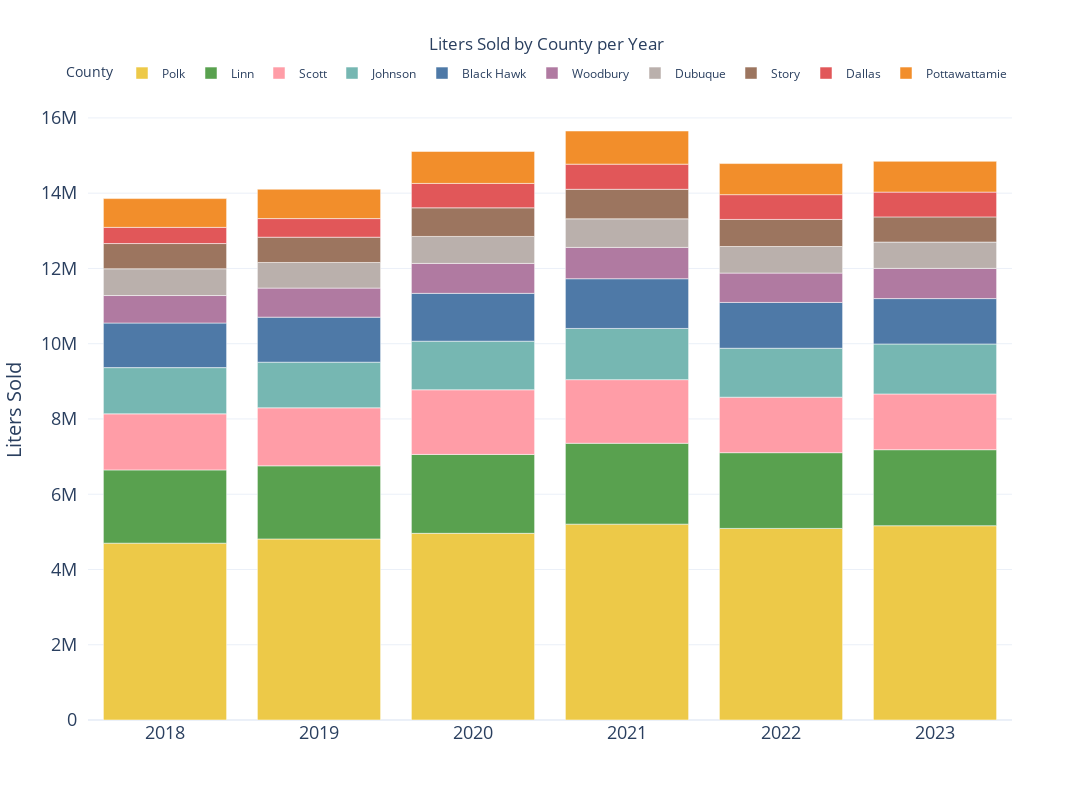

This figure's notebook cell:
### Code cell
# Convert DataFrame to long format
df_long = pivot_table_df.reset_index().melt(id_vars='year', var_name='County', value_name='Liters Sold')

# Create the stacked bar chart
fig = px.bar(
    df_long,
    x='year',  
    y='Liters Sold',
    color='County',  # stack by 'County'
    title='Liters Sold by County per Year',
    labels={'index': 'Year ', 'county': 'County '}, 
    template='plotly_white',
    color_discrete_map = county_colors
)

# Update layout 
fig.update_layout(
    xaxis = dict(
        title = None,
        title_font = dict(size = 20),
        tickfont=dict(size=18),
    ),
    yaxis = dict(
        title='Liters Sold',
        title_font = dict(size = 20),
        tickfont=dict(size=18),
        ticksuffix = '  '),

    legend=dict(
        orientation="h",
        yanchor="bottom",
        y=1.02,
        xanchor="right",
        x=1,
    ),
        title=dict(
        text = "Liters Sold by County per Year",
        x = .5,
        xanchor = 'center'),
    width = 1100,
    height = 800
)

fig.show()

### Figure 1 — Plotly figure (JSON) as saved in the notebook; plotly's stock layout.template omitted (floating-point values rounded to 4 significant figures)
{"data": [{"alignmentgroup": "True", "hovertemplate": "County=Polk<br>year=%{x}<br>Liters Sold=%{y}<extra></extra>", "legendgroup": "Polk", "marker": {"color": "#edc948", "pattern": {"shape": ""}}, "name": "Polk", "offsetgroup": "Polk", "orientation": "v", "showlegend": true, "textposition": "auto", "type": "bar", "x": ["2018", "2019", "2020", "2021", "2022", "2023"], "xaxis": "x", "y": [4699000.0, 4811000.0, 4961000.0, 5205000.0, 5091000.0, 5163000.0], "yaxis": "y"}, {"alignmentgroup": "True", "hovertemplate": "County=Linn<br>year=%{x}<br>Liters Sold=%{y}<extra></extra>", "legendgroup": "Linn", "marker": {"color": "#59a14f", "pattern": {"shape": ""}}, "name": "Linn", "offsetgroup": "Linn", "orientation": "v", "showlegend": true, "textposition": "auto", "type": "bar", "x": ["2018", "2019", "2020", "2021", "2022", "2023"], "xaxis": "x", "y": [1946000.0, 1943000.0, 2096000.0, 2149000.0, 2012000.0, 2020000.0], "yaxis": "y"}, {"alignmentgroup": "True", "hovertemplate": "County=Scott<br>year=%{x}<br>Liters Sold=%{y}<extra></extra>", "legendgroup": "Scott", "marker": {"color": "#ff9da7", "pattern": {"shape": ""}}, "name": "Scott", "offsetgroup": "Scott", "orientation": "v", "showlegend": true, "textposition": "auto", "type": "bar", "x": ["2018", "2019", "2020", "2021", "2022", "2023"], "xaxis": "x", "y": [1490000.0, 1542000.0, 1718000.0, 1691000.0, 1474000.0, 1481000.0], "yaxis": "y"}, {"alignmentgroup": "True", "hovertemplate": "County=Johnson<br>year=%{x}<br>Liters Sold=%{y}<extra></extra>", "legendgroup": "Johnson", "marker": {"color": "#76b7b2", "pattern": {"shape": ""}}, "name": "Johnson", "offsetgroup": "Johnson", "orientation": "v", "showlegend": true, "textposition": "auto", "type": "bar", "x": ["2018", "2019", "2020", "2021", "2022", "2023"], "xaxis": "x", "y": [1229000.0, 1212000.0, 1291000.0, 1361000.0, 1301000.0, 1328000.0], "yaxis": "y"}, {"alignmentgroup": "True", "hovertemplate": "County=Black Hawk<br>year=%{x}<br>Liters Sold=%{y}<extra></extra>", "legendgroup": "Black Hawk", "marker": {"color": "#4e79a7", "pattern": {"shape": ""}}, "name": "Black Hawk", "offsetgroup": "Black Hawk", "orientation": "v", "showlegend": true, "textposition": "auto", "type": "bar", "x": ["2018", "2019", "2020", "2021", "2022", "2023"], "xaxis": "x", "y": [1185000.0, 1196000.0, 1272000.0, 1321000.0, 1217000.0, 1206000.0], "yaxis": "y"}, {"alignmentgroup": "True", "hovertemplate": "County=Woodbury<br>year=%{x}<br>Liters Sold=%{y}<extra></extra>", "legendgroup": "Woodbury", "marker": {"color": "#b07aa1", "pattern": {"shape": ""}}, "name": "Woodbury", "offsetgroup": "Woodbury", "orientation": "v", "showlegend": true, "textposition": "auto", "type": "bar", "x": ["2018", "2019", "2020", "2021", "2022", "2023"], "xaxis": "x", "y": [731000.0, 772700.0, 795800.0, 832600.0, 779900.0, 802500.0], "yaxis": "y"}, {"alignmentgroup": "True", "hovertemplate": "County=Dubuque<br>year=%{x}<br>Liters Sold=%{y}<extra></extra>", "legendgroup": "Dubuque", "marker": {"color": "#bab0ac", "pattern": {"shape": ""}}, "name": "Dubuque", "offsetgroup": "Dubuque", "orientation": "v", "showlegend": true, "textposition": "auto", "type": "bar", "x": ["2018", "2019", "2020", "2021", "2022", "2023"], "xaxis": "x", "y": [710400.0, 681100.0, 716500.0, 759200.0, 706100.0, 699600.0], "yaxis": "y"}, {"alignmentgroup": "True", "hovertemplate": "County=Story<br>year=%{x}<br>Liters Sold=%{y}<extra></extra>", "legendgroup": "Story", "marker": {"color": "#9c755f", "pattern": {"shape": ""}}, "name": "Story", "offsetgroup": "Story", "orientation": "v", "showlegend": true, "textposition": "auto", "type": "bar", "x": ["2018", "2019", "2020", "2021", "2022", "2023"], "xaxis": "x", "y": [670700.0, 671800.0, 761100.0, 784300.0, 719500.0, 668400.0], "yaxis": "y"}, {"alignmentgroup": "True", "hovertemplate": "County=Dallas<br>year=%{x}<br>Liters Sold=%{y}<extra></extra>", "legendgroup": "Dallas", "marker": {"color": "#e15759", "pattern": {"shape": ""}}, "name": "Dallas", "offsetgroup": "Dallas", "orientation": "v", "showlegend": true, "textposition": "auto", "type": "bar", "x": ["2018", "2019", "2020", "2021", "2022", "2023"], "xaxis": "x", "y": [430200.0, 494200.0, 648200.0, 668600.0, 658800.0, 658800.0], "yaxis": "y"}, {"alignmentgroup": "True", "hovertemplate": "County=Pottawattamie<br>year=%{x}<br>Liters Sold=%{y}<extra></extra>", "legendgroup": "Pottawattamie", "marker": {"color": "#f28e2b", "pattern": {"shape": ""}}, "name": "Pottawattamie", "offsetgroup": "Pottawattamie", "orientation": "v", "showlegend": true, "textposition": "auto", "type": "bar", "x": ["2018", "2019", "2020", "2021", "2022", "2023"], "xaxis": "x", "y": [764400.0, 780400.0, 849100.0, 881000.0, 826100.0, 818500.0], "yaxis": "y"}], "layout": {"barmode": "relative", "height": 800, "legend": {"orientation": "h", "title": {"text": "County"}, "tracegroupgap": 0, "x": 1, "xanchor": "right", "y": 1.02, "yanchor": "bottom"}, "title": {"text": "Liters Sold by County per Year", "x": 0.5, "xanchor": "center"}, "width": 1100, "xaxis": {"anchor": "y", "autorange": true, "domain": [0, 1], "range": [-0.5, 5.5], "tickfont": {"size": 18}, "title": {"font": {"size": 20}}, "type": "category"}, "yaxis": {"anchor": "x", "autorange": true, "domain": [0, 1], "range": [0, 16480000.0], "tickfont": {"size": 18}, "ticksuffix": "  ", "title": {"font": {"size": 20}, "text": "Liters Sold"}, "type": "linear"}}}
